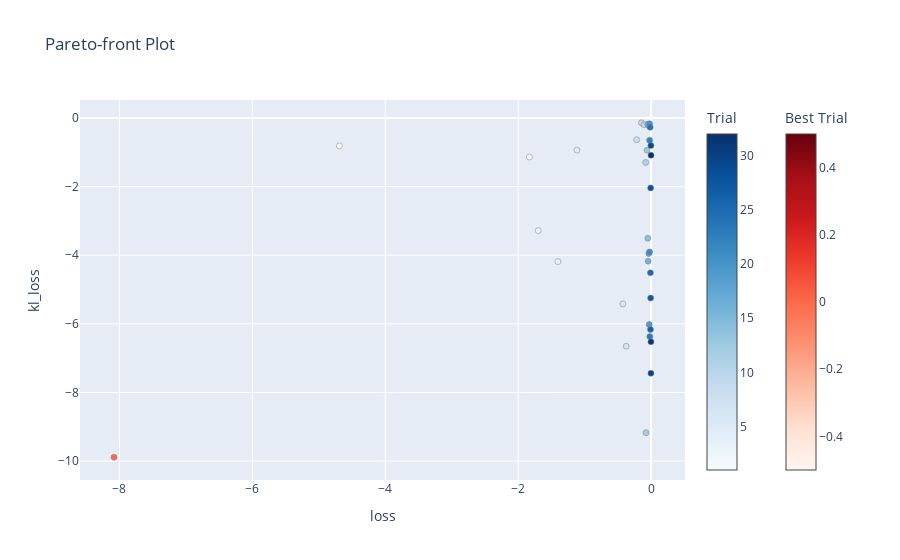

The notebook cell this image was saved under:
### Code cell
pareto_targets = lambda t: (t.user_attrs["test_loss_mean"], t.user_attrs["test_kl_loss_mean"])
optuna.visualization.plot_pareto_front(study, targets=pareto_targets, target_names=["loss", "kl_loss"])
